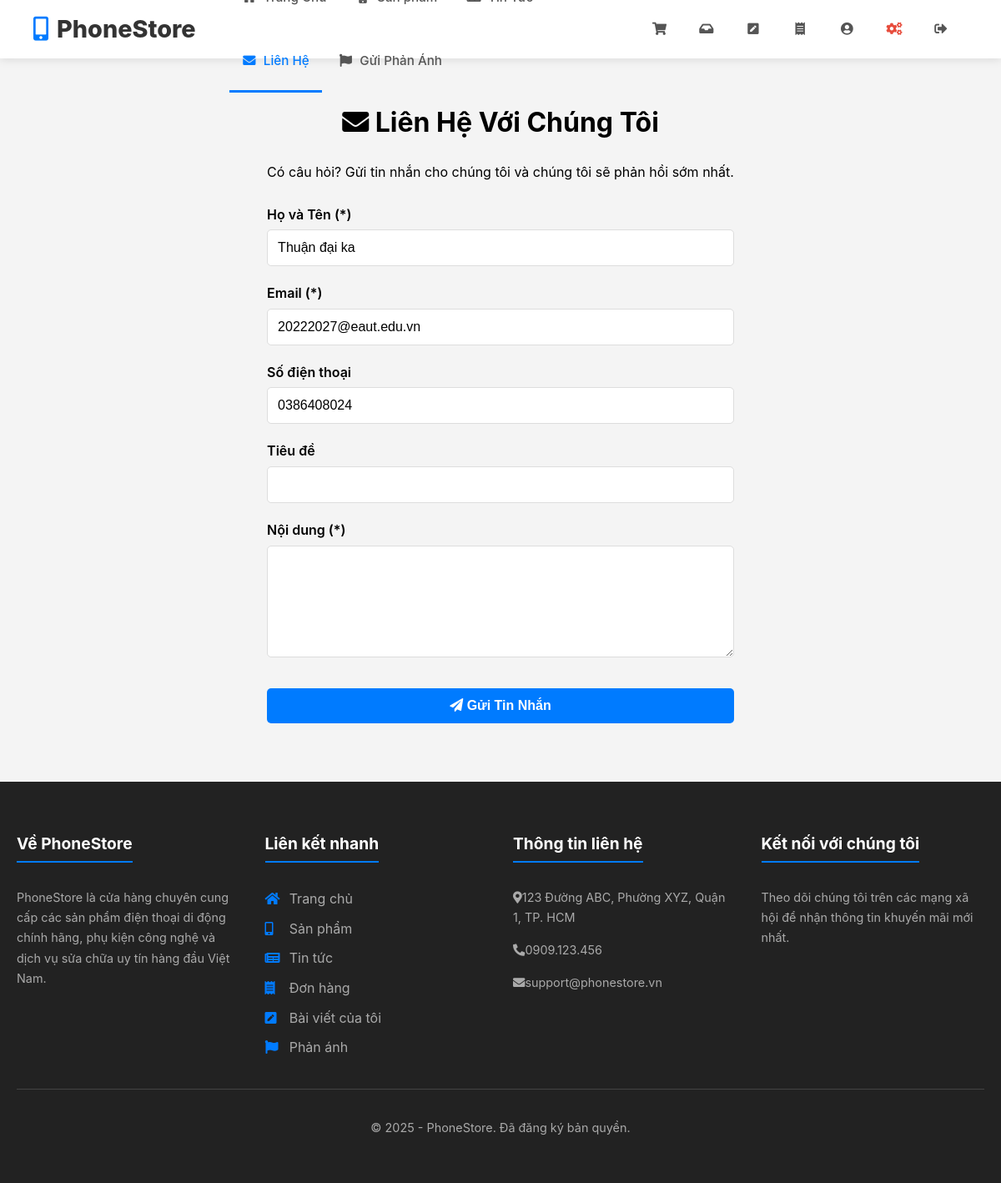
Page /lien_he.php (signed in) on the committed database.
### tables this page shows
CREATE TABLE `nguoi_dung` (
  `id_nguoi_dung` int(10) UNSIGNED NOT NULL,
  `ho` varchar(100) DEFAULT NULL,
  `ten` varchar(100) DEFAULT NULL,
  `email` varchar(255) NOT NULL,
  `so_dien_thoai` varchar(20) DEFAULT NULL,
  `so_cccd` varchar(20) DEFAULT NULL COMMENT 'Số Căn cước công dân',
  `tinh_thanh_pho` varchar(100) DEFAULT NULL,
  `phuong_xa` varchar(100) DEFAULT NULL,
  `dia_chi_chi_tiet` varchar(255) DEFAULT NULL,
  `anh_dai_dien` varchar(255) DEFAULT NULL COMMENT 'Đường dẫn tới file ảnh đại diện',
  `mat_khau` varchar(255) NOT NULL,
  `vai_tro` enum('khach_hang','quan_tri') NOT NULL DEFAULT 'khach_hang',
  `trang_thai_tai_khoan` enum('cho_xac_minh','hoat_dong','bi_cam') NOT NULL DEFAULT 'cho_xac_minh',
  `token_xac_minh` varchar(100) DEFAULT NULL,
  `token_het_han` datetime DEFAULT NULL,
  `ngay_tao` timestamp NOT NULL DEFAULT current_timestamp(),
  `ngay_cap_nhat` timestamp NOT NULL DEFAULT current_timestamp() ON UPDATE current_timestamp()
);

### lien_he.php (the view, shortened to what this page needs)
<?php
require 'dung_chung/dau_trang.php';
?>
<?php
$thong_bao_thanh_cong = "";
$user_info = [];
if (isset($_SESSION['id_nguoi_dung'])) {
    $sql_user = "SELECT ten, email, so_dien_thoai FROM nguoi_dung WHERE id_nguoi_dung = ?";
    $stmt_user = $conn->prepare($sql_user);
    $stmt_user->bind_param("i", $_SESSION['id_nguoi_dung']);
    $stmt_user->execute();
    $user_info = $stmt_user->get_result()->fetch_assoc();
}
?>
<main class="container container-mini"> <h1 style="text-align: center;"><i class="fas fa-envelope"></i> Liên Hệ Với Chúng Tôi</h1>
    <p style="text-align: center; margin-bottom: 25px;">Có câu hỏi? Gửi tin nhắn cho chúng tôi và chúng tôi sẽ phản hồi sớm nhất.</p>
    <?php if (empty($thong_bao_thanh_cong)):  ?>
        <form action="lien_he.php" method="POST" data-turbolinks="false">
            <div class="form-grid">
                <div class="form-group">
                    <label for="ten_nguoi_gui">Họ và Tên (*)</label>
                    <input type="text" id="ten_nguoi_gui" name="ten_nguoi_gui"
                           value="<?php echo htmlspecialchars($user_info['ten'] ?? ''); ?>" required>
                </div>
                <div class="form-group">
                    <label for="email">Email (*)</label>
                    <input type="email" id="email" name="email"
                           value="<?php echo htmlspecialchars($user_info['email'] ?? ''); ?>" required>
                </div>
            </div>
            <div class="form-group full-width">
                <label for="so_dien_thoai">Số điện thoại</label>
                <input type="text" id="so_dien_thoai" name="so_dien_thoai"
                       value="<?php echo htmlspecialchars($user_info['so_dien_thoai'] ?? ''); ?>">
            </div>
            <div class="form-group full-width">
                <label for="tieu_de">Tiêu đề</label>
                <input type="text" id="tieu_de" name="tieu_de">
            </div>
            <div class="form-group full-width">
                <label for="noi_dung">Nội dung (*)</label>
                <textarea id="noi_dung" name="noi_dung" rows="6" required></textarea>
            </div>
            <button type="submit" class="btn-submit full-width">
                <i class="fas fa-paper-plane"></i> Gửi Tin Nhắn
            </button>
        </form>
    <?php endif; ?>
</main> <?php
require 'dung_chung/cuoi_trang.php';
?>

### dung_chung/dau_trang.php (style rules this page uses)
:root { --primary-color: #007bff; --danger-color: #e74c3c; --dark-color: #333; --light-color: #f4f4f4; --white-color: #ffffff; --shadow: 0 4px 12px rgba(0,0,0,0.08); --border-radius: 12px; }
body { font-family: -apple-system, BlinkMacSystemFont, "Segoe UI", Roboto, Helvetica, Arial, sans-serif; margin: 0; padding: 0; background-color: var(--light-color); line-height: 1.6; display: flex; flex-direction: column; min-height: 100vh; }
.container { max-width: 1300px; margin: 30px auto; padding: 0 20px; flex-grow: 1; }
.container-mini { max-width: 700px; }
.form-group { margin-bottom: 20px; }
.form-group label { display: block; margin-bottom: 5px; font-weight: 600; }
.form-group input[type="text"], .form-group input[type="email"], .form-group input[type="password"], .form-group input[type="number"], .form-group input[type="file"], .form-group input[type="date"], .form-group select, .form-group textarea, .filter-group input[type="text"], .filter-group input[type="date"], .filter-group input[type="number"], .filter-group select, .discount-code-form input[type="text"] { width: 100%; padding: 12px; border: 1px solid #ddd; border-radius: 5px; font-size: 1rem; box-sizing: border-box; }
.btn-submit { background-color: var(--primary-color); color: white; border: none; padding: 12px 20px; font-size: 1rem; font-weight: bold; border-radius: 5px; cursor: pointer; width: 100%; margin-top: 10px; }

### rows in the picture
nguoi_dung: ten_nguoi_gui "Thuận đại ka", email "20222027@eaut.edu.vn", so_dien_thoai "0386408024"
